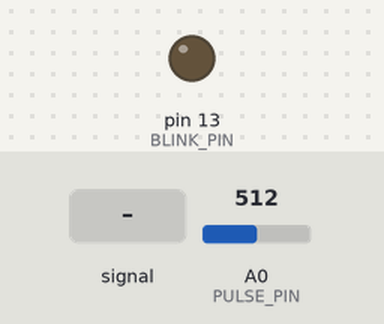
The sketch below on a simulated Arduino Uno, built with avr-gcc and run on an emulated ATmega328P. On the bench: output pins drawn as LEDs (lit = HIGH). The inputs (shaded band) are chosen by the test bench; at power-on: A0 (PULSE_PIN) = 512. What the sketch prints to the serial monitor is not drawn.

Above: at 1.2 s.
1.3 s: A0 (PULSE_PIN) fed a 200 Hz sine of ±81 counts around its level
4.3 s: A0 (PULSE_PIN) fed a 50 Hz sine of ±306 counts around its level
At 5.03 s:
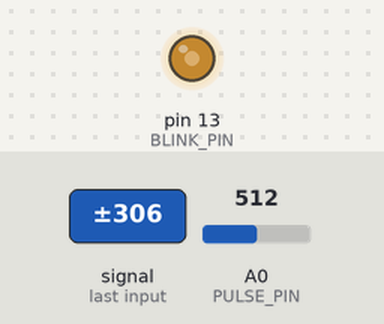
7.3 s: A0 (PULSE_PIN) set to 716
11.8 s: A0 (PULSE_PIN) set to 730
At 12.2 s:
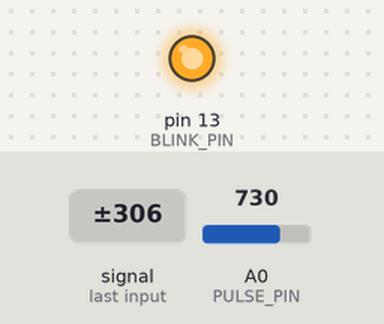
Timing chart, 0 to 14.3 s (numbered marks = the images above; inputs shaded):
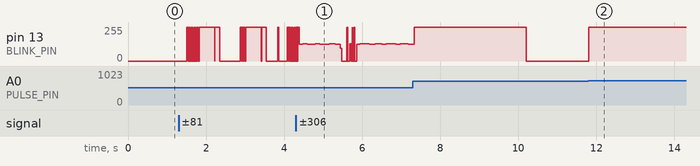

The sketch:

BT_HEART.ino
```cpp
// (licence header left out)
#include <SoftwareSerial.h>
#include <string.h>

const char NODE_NAME[] = "BT-HEART";
const uint8_t PULSE_PIN = A0;
const uint8_t BLINK_PIN = 13;       // on-board LED flashes on each beat

SoftwareSerial bt(2, 3);            // D2 <- HC-05 TXD, D3 -> HC-05 RXD (divider)

const uint8_t CMD_MAX = 64;
char btBuf[CMD_MAX + 1];  uint8_t btLen = 0;
char usbBuf[CMD_MAX + 1]; uint8_t usbLen = 0;

// ---- detection settings ----
const unsigned long SAMPLE_MS  = 10;    // 100 samples per second
const int           MIN_SWING  = 40;    // smaller = no finger / just noise
const unsigned long MIN_IBI    = 300;   // faster than 200 BPM = noise
const unsigned long MAX_IBI    = 2000;  // slower than 30 BPM = noise
const unsigned long TIMEOUT_MS = 3000;  // no beat for 3 s = pulse lost

// ---- detection state ----
unsigned long lastSample = 0, lastBeat = 0;
int  peak = 512, trough = 512;
bool above = false, fingerOn = false, autoMode = false;
unsigned long ibi[5];
uint8_t ibiCount = 0, ibiIndex = 0;
int bpm = 0;

void reply(const char *m)                { bt.println(m); Serial.println(m); }
void reply(const __FlashStringHelper *m) { bt.println(m); Serial.println(m); }

char *trim(char *s) {
  while (*s == ' ') s++;
  size_t n = strlen(s);
  while (n > 0 && s[n - 1] == ' ') s[--n] = '\0';
  return s;
}

// ---- runs every loop, never blocks ----
void updateHeartbeat() {
  unsigned long now = millis();
  if (now - lastSample < SAMPLE_MS) return;
  lastSample = now;

  int v = analogRead(PULSE_PIN);

  // envelope: jumps to new highs/lows, then relaxes 1 step per sample
  peak   = (v > peak)   ? v : peak - 1;
  trough = (v < trough) ? v : trough + 1;
  int swing = peak - trough;
  int mid   = (peak + trough) / 2;
  int band  = swing / 8;              // hysteresis
  fingerOn  = swing >= MIN_SWING;

  if (!fingerOn) {
    above = false;
  } else if (!above && v > mid + band) {   // rising edge = beat
    above = true;
    digitalWrite(BLINK_PIN, HIGH);
    unsigned long gap = now - lastBeat;
    if (gap >= MIN_IBI) {
      lastBeat = now;
      if (gap <= MAX_IBI) {
        ibi[ibiIndex] = gap;
        ibiIndex = (ibiIndex + 1) % 5;
        if (ibiCount < 5) ibiCount++;
        unsigned long sum = 0;
        for (uint8_t i = 0; i < ibiCount; i++) sum += ibi[i];
        bpm = 60000UL / (sum / ibiCount);
        if (autoMode && ibiCount >= 2) {
          char out[24];
          snprintf(out, sizeof(out), "Beat! BPM: %d", bpm);
          reply(out);
        }
      }
    }
  } else if (above && v < mid - band) {    // signal fell back
    above = false;
    digitalWrite(BLINK_PIN, LOW);
  }

  if (bpm > 0 && now - lastBeat > TIMEOUT_MS) {
    bpm = 0; ibiCount = 0; ibiIndex = 0;
    digitalWrite(BLINK_PIN, LOW);
    if (autoMode) reply(F("Pulse lost - rest finger on sensor"));
  }
}

void handleCommand(char *cmd) {
  cmd = trim(cmd);
  if (*cmd == '\0') return;
  char out[56];

  if (strcasecmp(cmd, "HR") == 0) {
    if (bpm == 0) reply(F("No pulse yet - rest finger on sensor"));
    else {
      snprintf(out, sizeof(out), "Heart rate: %d BPM%s", bpm,
               ibiCount < 3 ? " (settling)" : "");
      reply(out);
    }
  } else if (strcasecmp(cmd, "HRON") == 0) {
    autoMode = true;
    reply(F("Auto heartbeat: ON"));
  } else if (strcasecmp(cmd, "HROFF") == 0) {
    autoMode = false;
    reply(F("Auto heartbeat: OFF"));
  } else if (strcasecmp(cmd, "STATUS") == 0) {
    snprintf(out, sizeof(out), "HR: %d BPM | finger: %s | auto: %s",
             bpm, fingerOn ? "yes" : "no", autoMode ? "ON" : "OFF");
    reply(out);
  } else if (strcasecmp(cmd, "PING") == 0) {
    snprintf(out, sizeof(out), "%s here", NODE_NAME);
    reply(out);
  } else if (strcasecmp(cmd, "HELP") == 0) {
    reply(F("BT-HEART commands:"));
    reply(F("HR          heart rate now"));
    reply(F("HRON        message on every beat"));
    reply(F("HROFF       stop beat messages"));
    reply(F("STATUS      BPM, finger, auto mode"));
    reply(F("PING        node name"));
  } else {
    snprintf(out, sizeof(out), "Unknown: %s (send HELP)", cmd);
    reply(out);
  }
}

void pollStream(Stream &s, char *buf, uint8_t &len) {
  while (s.available()) {
    char c = s.read();
    if (c == '\n' || c == '\r') {
      if (len > 0) { buf[len] = '\0'; handleCommand(buf); len = 0; }
    } else if (len < CMD_MAX) {
      buf[len++] = c;
    }
  }
}

void setup() {
  Serial.begin(9600);
  bt.begin(9600);
  pinMode(BLINK_PIN, OUTPUT);
  reply(F("BT-HEART ready. Send HELP."));
}

void loop() {
  pollStream(bt, btBuf, btLen);
  pollStream(Serial, usbBuf, usbLen);
  updateHeartbeat();
}
```

Measured:
- the behaviour switches between 719 and 720 on A0 (PULSE_PIN) (found by bisection; images 1 and 2)
- after the input at 11.8 s, pin 13 (BLINK_PIN): 0/255 → 255/255 at once
